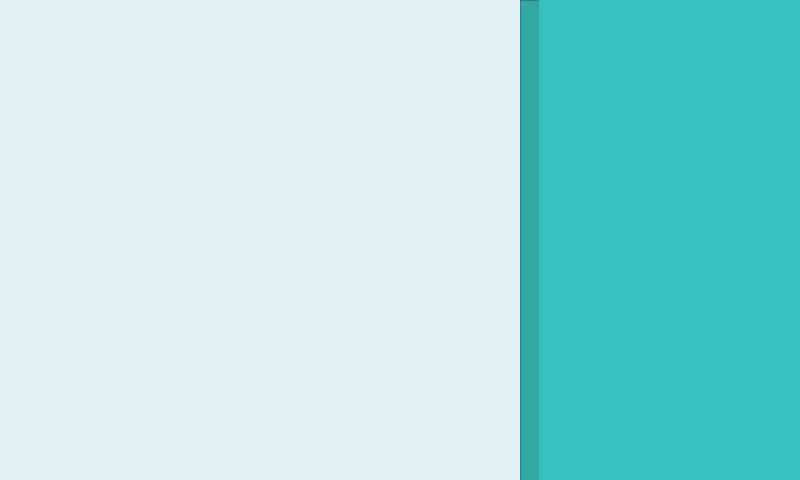
<?xml version="1.0" encoding="UTF-8"?>
<ui version="4.0">
 <class>MainWindow</class>
 <widget class="QMainWindow" name="MainWindow">
  <property name="geometry">
   <rect>
    <x>0</x>
    <y>0</y>
    <width>800</width>
    <height>480</height>
   </rect>
  </property>
  <property name="minimumSize">
   <size>
    <width>800</width>
    <height>480</height>
   </size>
  </property>
  <property name="maximumSize">
   <size>
    <width>800</width>
    <height>480</height>
   </size>
  </property>
  <property name="windowTitle">
   <string>MainWindow</string>
  </property>
  <widget class="QWidget" name="centralWidget">
   <property name="minimumSize">
    <size>
     <width>800</width>
     <height>480</height>
    </size>
   </property>
   <property name="maximumSize">
    <size>
     <width>800</width>
     <height>480</height>
    </size>
   </property>
   <property name="styleSheet">
    <string notr="true">background-color: rgb(225, 241, 243)</string>
   </property>
   <widget class="QFrame" name="darkStripe">
    <property name="geometry">
     <rect>
      <x>520</x>
      <y>0</y>
      <width>21</width>
      <height>481</height>
     </rect>
    </property>
    <property name="styleSheet">
     <string notr="true">background-color: rgb(49, 170, 165)</string>
    </property>
    <property name="frameShape">
     <enum>QFrame::StyledPanel</enum>
    </property>
    <property name="frameShadow">
     <enum>QFrame::Raised</enum>
    </property>
   </widget>
   <widget class="QFrame" name="WaterRegion">
    <property name="geometry">
     <rect>
      <x>539</x>
      <y>-21</y>
      <width>271</width>
      <height>501</height>
     </rect>
    </property>
    <property name="styleSheet">
     <string notr="true">background-color: rgb(53, 193, 192)</string>
    </property>
    <property name="frameShape">
     <enum>QFrame::StyledPanel</enum>
    </property>
    <property name="frameShadow">
     <enum>QFrame::Raised</enum>
    </property>
    <widget class="QPushButton" name="waterButton">
     <property name="geometry">
      <rect>
       <x>0</x>
       <y>20</y>
       <width>261</width>
       <height>481</height>
      </rect>
     </property>
     <property name="styleSheet">
      <string notr="true">background: transparent;
background-color: rgb(53, 193, 192);
border: none;
</string>
     </property>
     <property name="text">
      <string/>
     </property>
    </widget>
   </widget>
   <widget class="QFrame" name="frame">
    <property name="geometry">
     <rect>
      <x>-1</x>
      <y>-1</y>
      <width>521</width>
      <height>481</height>
     </rect>
    </property>
    <property name="sizeIncrement">
     <size>
      <width>800</width>
      <height>480</height>
     </size>
    </property>
    <property name="styleSheet">
     <string notr="true">background-color: rgb(225, 241, 243)</string>
    </property>
    <property name="frameShape">
     <enum>QFrame::StyledPanel</enum>
    </property>
    <property name="frameShadow">
     <enum>QFrame::Raised</enum>
    </property>
    <widget class="QWidget" name="gridLayoutWidget">
     <property name="geometry">
      <rect>
       <x>0</x>
       <y>0</y>
       <width>521</width>
       <height>481</height>
      </rect>
     </property>
     <layout class="QGridLayout" name="Layout">
      <property name="sizeConstraint">
       <enum>QLayout::SetDefaultConstraint</enum>
      </property>
      <property name="leftMargin">
       <number>50</number>
      </property>
      <property name="topMargin">
       <number>0</number>
      </property>
      <property name="rightMargin">
       <number>50</number>
      </property>
      <property name="bottomMargin">
       <number>0</number>
      </property>
      <property name="spacing">
       <number>0</number>
      </property>
      <item row="0" column="0">
       <widget class="QScrollArea" name="scrollArea">
        <property name="styleSheet">
         <string notr="true">border: none</string>
        </property>
        <property name="widgetResizable">
         <bool>true</bool>
        </property>
        <widget class="QWidget" name="scroll">
         <property name="geometry">
          <rect>
           <x>0</x>
           <y>0</y>
           <width>421</width>
           <height>479</height>
          </rect>
         </property>
         <property name="styleSheet">
          <string notr="true">border: none</string>
         </property>
         <layout class="QGridLayout" name="grid">
          <property name="sizeConstraint">
           <enum>QLayout::SetFixedSize</enum>
          </property>
          <property name="leftMargin">
           <number>0</number>
          </property>
          <property name="topMargin">
           <number>20</number>
          </property>
          <property name="rightMargin">
           <number>0</number>
          </property>
          <property name="bottomMargin">
           <number>20</number>
          </property>
          <property name="spacing">
           <number>25</number>
          </property>
         </layout>
        </widget>
       </widget>
      </item>
     </layout>
    </widget>
   </widget>
  </widget>
 </widget>
 <layoutdefault spacing="6" margin="11"/>
 <resources/>
 <connections/>
</ui>
